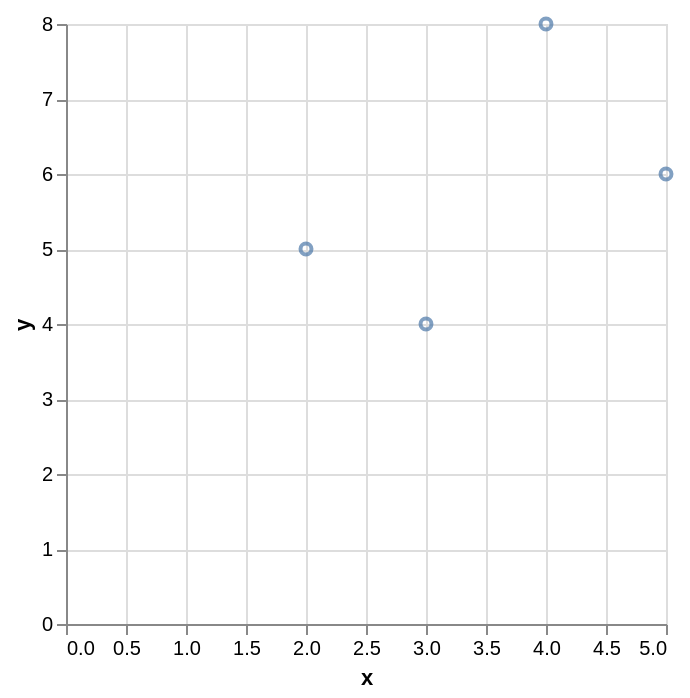

Vega-Lite specification for this chart:
### Vega-Lite specification from a JSON file in a GitHub repository (floating-point values rounded to 4 significant figures)
{"$schema": "https://vega.github.io/schema/vega-lite/v6.json", "data": {"values": [{"group": "u", "size": 10, "x": 1, "y": 3}, {"group": "v", "size": 40, "x": 2, "y": 5}, {"group": "u", "size": 20, "x": 3, "y": 4}, {"group": "v", "size": 80, "x": 4, "y": 8}, {"group": "u", "size": 30, "x": 5, "y": 6}, {"group": "v", "size": 60, "x": 6, "y": 9}]}, "description": "Field predicates (range, oneOf) combined with and.", "encoding": {"x": {"field": "x", "type": "quantitative"}, "y": {"field": "y", "type": "quantitative"}}, "mark": "point", "transform": [{"filter": {"and": [{"field": "x", "range": [2, 5]}, {"field": "group", "oneOf": ["v", "u"]}]}}], "usermeta": {"eas": {"standin_ratio": 0.0582, "threshold": 0.08}}}
